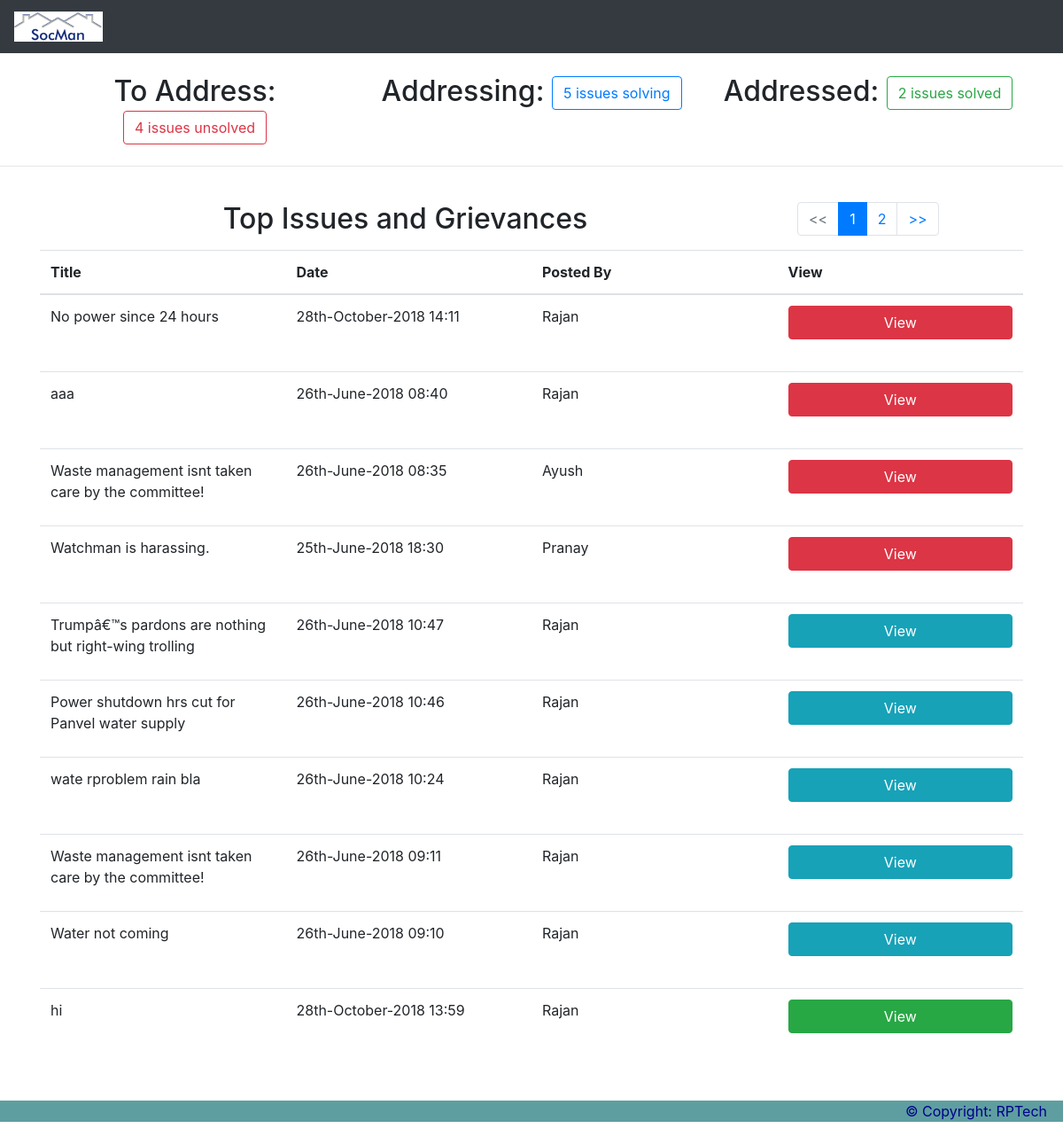
The page /committee/committee-home.php on the database its author committed.
### tables this page shows
CREATE TABLE `issues` (
  `serial` int(11) NOT NULL,
  `username` varchar(8) NOT NULL,
  `title` varchar(100) NOT NULL,
  `body` varchar(10000) NOT NULL,
  `date` timestamp NOT NULL DEFAULT CURRENT_TIMESTAMP,
  `url` varchar(150) NOT NULL,
  `status` tinyint(1) NOT NULL
);

### committee/committee-home.php (the view, shortened to what this page needs)
<?php
$conn=mysqli_connect("localhost", "root", "", "socman");
$selectUnaddressed = "SELECT * FROM issues where status='-1'";
$allUnaddressed = mysqli_query($conn, $selectUnaddressed);
$total_unaddressed =mysqli_num_rows($allUnaddressed);
$selectAddressing = "SELECT * FROM issues where status='0'";
$allAddressing = mysqli_query($conn, $selectAddressing);
$total_addressing =mysqli_num_rows($allAddressing);
$selectAddressed = "SELECT * FROM issues where status='1'";
$allAddressed = mysqli_query($conn, $selectAddressed);
$total_addressed =mysqli_num_rows($allAddressed);
$num_rec_per_page=10;
$selecAllIssues = "SELECT * FROM issues";
$allIssues = mysqli_query($conn, $selecAllIssues);
$total_records =mysqli_num_rows($allIssues);
$total_pages = ceil($total_records / $num_rec_per_page);
if(isset($_GET["page"])) {
    $page  = $_GET["page"];
} else {
    $page=1;
};
$start_from=($page-1)*$num_rec_per_page;
$sql3="SELECT * FROM issues ORDER BY status ASC, serial DESC LIMIT $start_from, $num_rec_per_page";
$result3=mysqli_query($conn, $sql3);
if($result3!=NULL){
    $array3 = array();
    while($row3=$result3->fetch_array()){
         $array3[]=$row3;
    }
}
?>
<!DOCTYPE html>
<html lang="en">
<head>
  <link rel="stylesheet" href="../assets/my-css/committee/committee.css">
  <link rel="stylesheet" href="../assets/bootstrap/css/bootstrap.min.css">
</head>
<body>
<nav class="navbar navbar-expand-sm bg-dark navbar-dark">
  <a class="navbar-brand" href="#">
    <img src="../assets/pictures/logo-small.png" alt="logo" style="width:100px">
  </a>
</nav><br/>
<div class="container" style="background-color: ">
 <div class="row">
    <div class="col-12 col-sm-12 col-md-4 col-lg-4 col-xl-4">
         <h2>To Address: <a href="#"><button type="button" class="btn btn-outline-danger"><?php echo $total_unaddressed ?> issues unsolved</button></a></h2>
     </div>
     <div class="col-12 col-sm-12 col-md-4 col-lg-4 col-xl-4">
         <h2>Addressing: <a href="#"><button type="button" class="btn btn-outline-primary"><?php echo $total_addressing ?> issues solving</button></a></h2>
     </div>
     <div class="col-12 col-sm-12 col-md-4 col-lg-4 col-xl-4">
        <h2>Addressed: <a href="#"><button type="button" class="btn btn-outline-success"><?php echo $total_addressed ?> issues solved</button></a></h2>
     </div>
  </div>
</div><hr/><br/>
<div class="container">
<div class="row">
 <div class="col-12 col-sm-12 col-md-9 col-lg-9 col-xl-9">
    <h2>Top Issues and Grievances</h2>
 </div>
 <div class="col-12 col-sm-12 col-md-3 col-lg-3 col-xl-3">
     <?php
    if($page<4){
?>
    <ul class="pagination">
    <?php
    if($page==1){
        ?>
        <li class="page-item disabled"><a class="page-link" href='committee-home.php?page=1'> << </a></li>
    <?php
    }
    else {
        ?>
        <li class="page-item"><a class="page-link" href='committee-home.php?page=1'> << </a></li>
    <?php
    }
    if($total_pages<=5) {
        for ($i=1; $i<=$total_pages; $i++) {
            if($i == $page){
                ?>
                <li class="page-item active"><a class="page-link"><?php echo "$i" ?></a></li>
                <?php
            } else{
                ?>
                <li class="page-item"><a class="page-link" href='committee-home.php?page=<?php echo "$i" ?>'><?php echo "$i" ?></a></li>
            <?php
            }
        };
    }
    if($page==$total_pages){
    ?>
    <li class="page-item disabled"><a class="page-link" href='committee-home.php?page=<?php echo "$total_pages" ?>'> >> </a></li>
    <?php
    }
    else {
        ?>
        <li class="page-item"><a class="page-link" href='committee-home.php?page=<?php echo "$total_pages" ?>'> >> </a></li>
     <?php
        }
    ?>
</ul>
<?php
        }
?>
 </div></div>
  <table class="table table-hover">
    <thead>
      <tr>
        <th>Title</th>
        <th>Date</th>
        <th>Posted By</th>
        <th>View</th>
      </tr>
    </thead>
    <tbody>
     <?php
        if($page==$total_pages && ($total_records % 10)!=0){
          $n=$total_records % 10;
      }else{
          $n=10;
      }
        for($i=0; $i<$n; $i++){
     ?>
      <tr>
        <td><?php echo $array3[$i]['title']; ?></td>
        <td><?php echo date("jS-F-Y H:i", strtotime($array3[$i]['date'])); ?></td>
        <td><?php echo $array3[$i]['username']; ?></td>
        <td><a href="issues.php?url=<?php echo $array3[$i]['url'] ?>">
        <?php
            if($array3[$i]['status']<0){
         ?>
            <button type="button" class="btn btn-danger btn-block">View</button><br/>
         <?php
            }
            else if($array3[$i]['status']==0){
         ?>
                <button type="button" class="btn btn-info btn-block">View</button><br/>
         <?php
            }
            else{
         ?>
                <button type="button" class="btn btn-success btn-block">View</button><br/>
         <?php
            }
         ?>
        </a></td>
      </tr>
     <?php
            }
     ?>
    </tbody>
  </table>
</div><br/>
<footer class="footer">
  <p>© Copyright: RPTech &nbsp;&nbsp;&nbsp;</p>
</footer>
</body>
</html>

### assets/my-css/committee/committee.css (style rules this page uses)
h2 { text-align: center; }
body { background-image: url("../../pictures/members/"); }
.footer { background-color: cadetblue; color: darkblue; text-align: right; }
table { table-layout: fixed; width: 100%; }
th,td { word-wrap: break-word; }

### rows shown on the page
issues: title "No power since 24 hours", date "28th-October-2018 14:11", username "Rajan", status "View"
issues: title "aaa", date "26th-June-2018 08:40", username "Rajan", status "View"
issues: title "Waste management isnt taken care by the committee!", date "26th-June-2018 08:35", username "Ayush", status "View"
issues: title "Watchman is harassing.", date "25th-June-2018 18:30", username "Pranay", status "View"
issues: title "Trumpâ€™s pardons are nothing but right-wing trolling", date "26th-June-2018 10:47", username "Rajan", status "View"
issues: title "Power shutdown hrs cut for Panvel water supply", date "26th-June-2018 10:46", username "Rajan", status "View"
issues: title "wate rproblem rain bla", date "26th-June-2018 10:24", username "Rajan", status "View"
issues: title "Waste management isnt taken care by the committee!", date "26th-June-2018 09:11", username "Rajan", status "View"
issues: title "Water not coming", date "26th-June-2018 09:10", username "Rajan", status "View"
issues: title "hi", date "28th-October-2018 13:59", username "Rajan", status "View"

### other values the page prints
$total_unaddressed "4"
$total_addressing "5"
$total_addressed "2"
